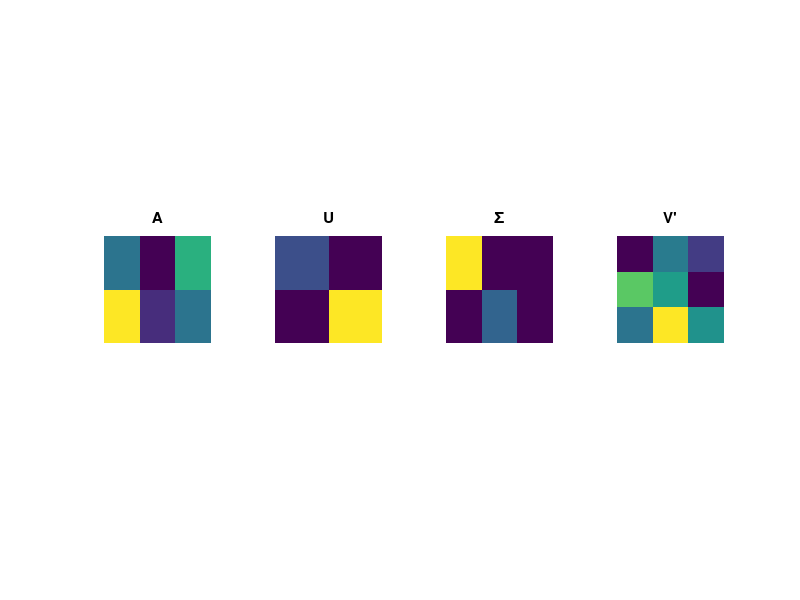

Source code (MATLAB):
% A = U *S *V'
%
% A'A = (U*S*V')' * U*S*V'
% A'A = V*S'*U' * U * S * V'
% A'A = V*S'*I*S*V'
% A'A = V*S'*S*V'
% A'A = V*S^2*V' (S'*S is S^2 because S is diagonal and A diag times its
% tranpose is the matrix squared
% M=A'A 
% M = V*S^2*V'
% This is the eigendecomposition of M
% MV = V*S^2. This allows us to find V using the eigendcomposition of A'A
% We can use AA' in the same way to find U
% Matrix A
A = [ 3 0 5; 8 1 3 ];
[U, S, V] = svd(A);

figure(1),clf;
subplot(141), imagesc(A);
axis square, axis off, title('A');

subplot(142), imagesc(U);
axis square, axis off, title('U');

subplot(143), imagesc(S);
axis square, axis off, title('\Sigma');

subplot(144), imagesc(V');
axis square, axis off, title('V''');

